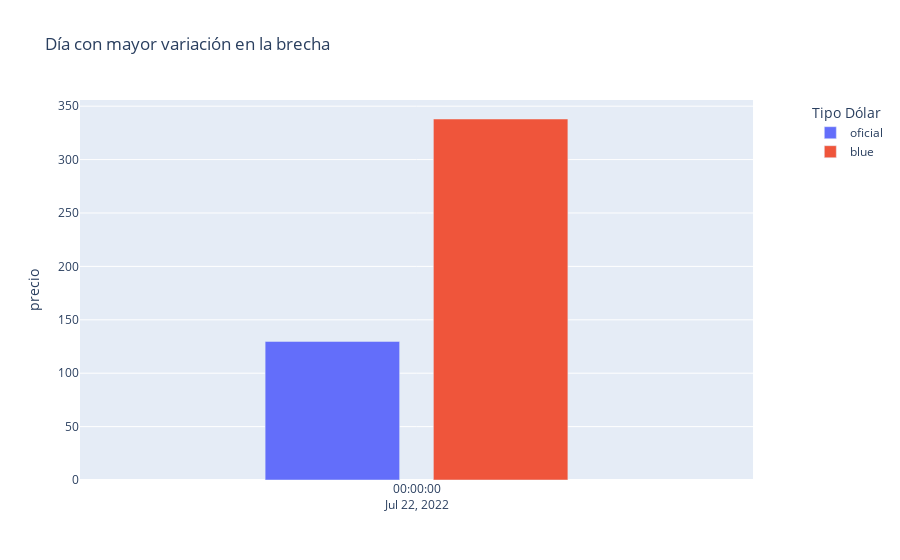

Notebook source saved alongside this figure:
### Code cell
fig = make_subplots(specs=[[{"secondary_y": True}]])
fig.add_trace(go.Bar(x=precio_max.fecha,y=precio_max.precio_oficial,name='oficial'))
# fig.add_trace(go.Scatter(x=precio_max.fecha,y=precio_max.diferencia,name='variación',))
fig.add_trace(go.Bar(x=precio_max.fecha,y=precio_max.precio_blue,name='blue'))

fig.update_traces(width=0.2)
fig.update_layout(title="Día con mayor variación en la brecha",
    yaxis_title="precio",
    legend_title="Tipo Dólar",bargap=0.5,)

fig.show()

### Figure 1 — Plotly figure (JSON) as saved in the notebook; plotly's stock layout.template omitted (floating-point values rounded to 4 significant figures)
{"data": [{"name": "oficial", "type": "bar", "width": 0.2, "x": ["2022-07-22"], "y": [129.8]}, {"name": "blue", "type": "bar", "width": 0.2, "x": ["2022-07-22"], "y": [338]}], "layout": {"bargap": 0.5, "legend": {"title": {"text": "Tipo Dólar"}}, "title": {"text": "Día con mayor variación en la brecha"}, "xaxis": {"anchor": "y", "domain": [0, 0.94]}, "yaxis": {"anchor": "x", "domain": [0, 1], "title": {"text": "precio"}}, "yaxis2": {"anchor": "x", "overlaying": "y", "side": "right"}}}
